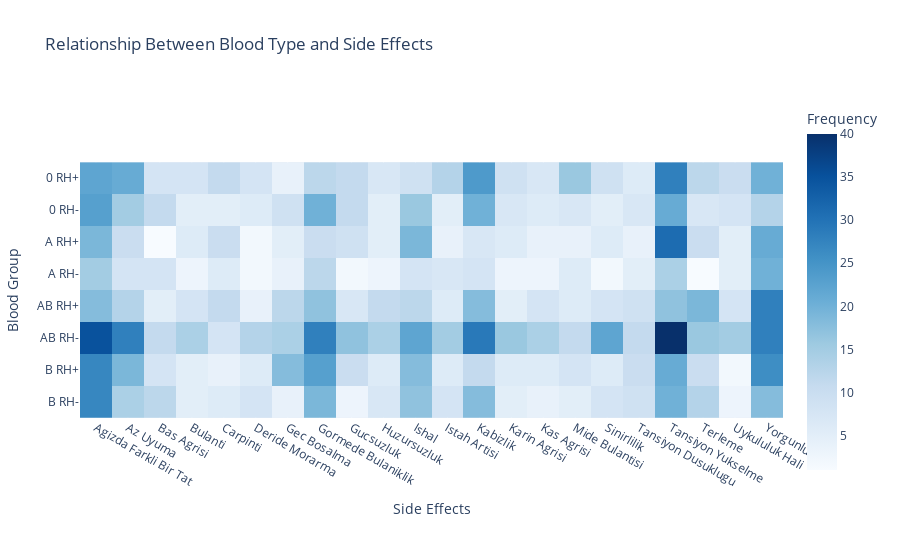

Here is the notebook cell this chart was saved with:
### Markdown cell above
#### Relationship Between Blood Type and Side Effects

We created a cross table to observe the relationship between blood groups and side effects. Thanks to the advantage of Plotly, we can dynamically see the most frequently occurring side effects in blood groups and the frequency of occurrence of other side effects from a single chart.

### Code cell
# Calculating Side Effect Frequencies by Blood Group (cross table)
blood_group_effect_df = pd.crosstab(side_effects_data['Kan Grubu'], side_effects_data['Yan_Etki'])

fig = px.imshow(blood_group_effect_df, 
                labels=dict(x = "Side Effects", y = "Blood Group", color = "Frequency"),
                title = "Relationship Between Blood Type and Side Effects",
                color_continuous_scale = 'Blues')  

fig.show()

### Figure 1 — Plotly figure (JSON) as saved in the notebook; plotly's stock layout.template omitted (floating-point values rounded to 4 significant figures; data arrays with more than 128 entries replaced by an {"elided": "..."} marker saying what was removed)
{"data": [{"coloraxis": "coloraxis", "hovertemplate": "Side Effects: %{x}<br>Blood Group: %{y}<br>Frequency: %{z}<extra></extra>", "name": "0", "type": "heatmap", "x": ["Agizda Farkli Bir Tat", "Az Uyuma", "Bas Agrisi", "Bulanti", "Carpinti", "Deride Morarma", "Gec Bosalma", "Gormede Bulaniklik", "Gucsuzluk", "Huzursuzluk", "Ishal", "Istah Artisi", "Kabizlik", "Karin Agrisi", "Kas Agrisi", "Mide Bulantisi", "Sinirlilik", "Tansiyon Dusuklugu", "Tansiyon Yukselme", "Terleme", "Uykululuk Hali", "Yorgunluk"], "xaxis": "x", "y": ["0 RH+", "0 RH-", "A RH+", "A RH-", "AB RH+", "AB RH-", "B RH+", "B RH-"], "yaxis": "y", "z": {"elided": "8x22 int values"}}], "layout": {"coloraxis": {"colorbar": {"title": {"text": "Frequency"}}, "colorscale": [[0, "rgb(247,251,255)"], [0.125, "rgb(222,235,247)"], [0.25, "rgb(198,219,239)"], [0.375, "rgb(158,202,225)"], [0.5, "rgb(107,174,214)"], [0.625, "rgb(66,146,198)"], [0.75, "rgb(33,113,181)"], [0.875, "rgb(8,81,156)"], [1, "rgb(8,48,107)"]]}, "title": {"text": "Relationship Between Blood Type and Side Effects"}, "xaxis": {"anchor": "y", "constrain": "domain", "domain": [0, 1], "scaleanchor": "y", "title": {"text": "Side Effects"}}, "yaxis": {"anchor": "x", "autorange": "reversed", "constrain": "domain", "domain": [0, 1], "title": {"text": "Blood Group"}}}}
